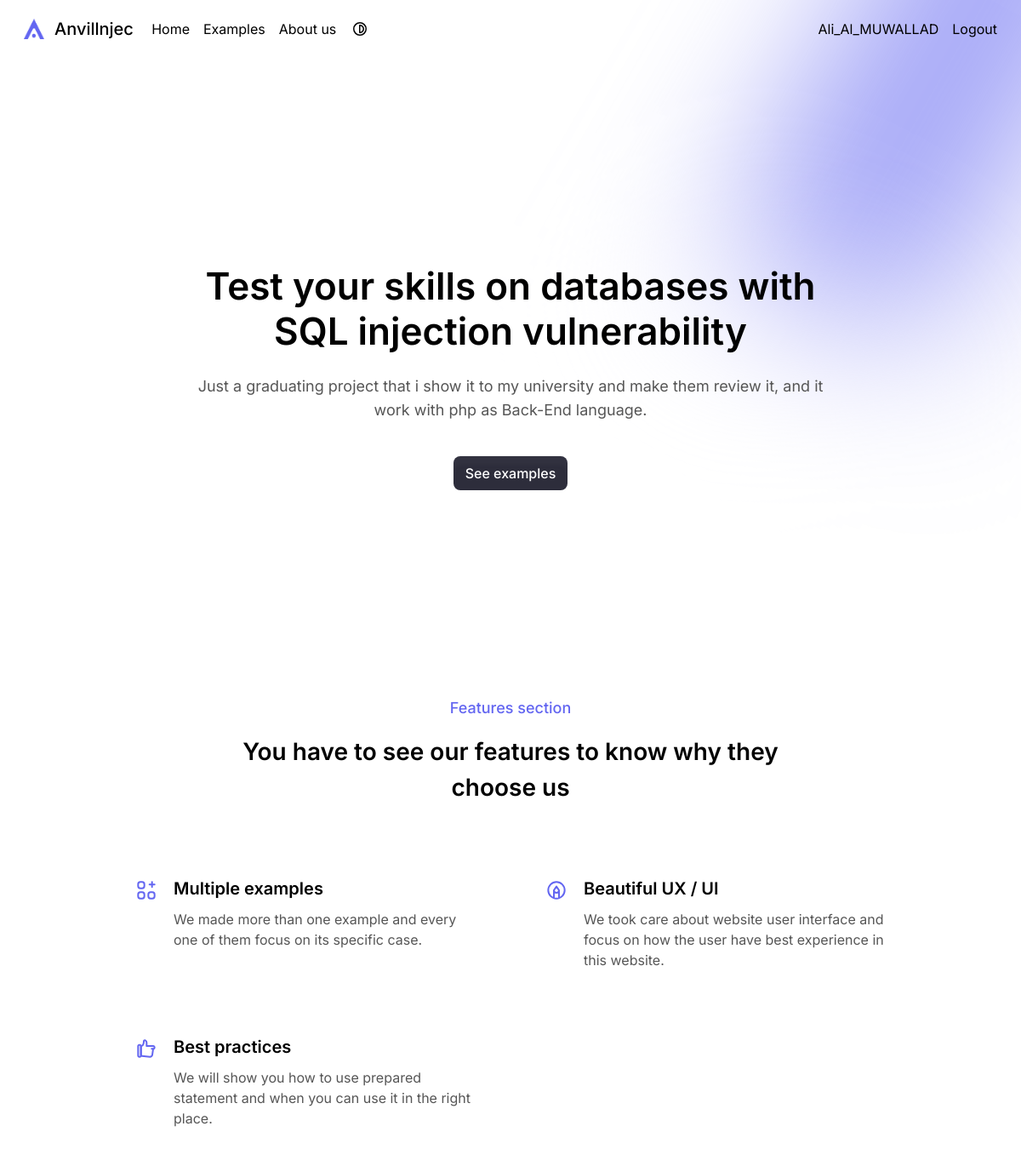
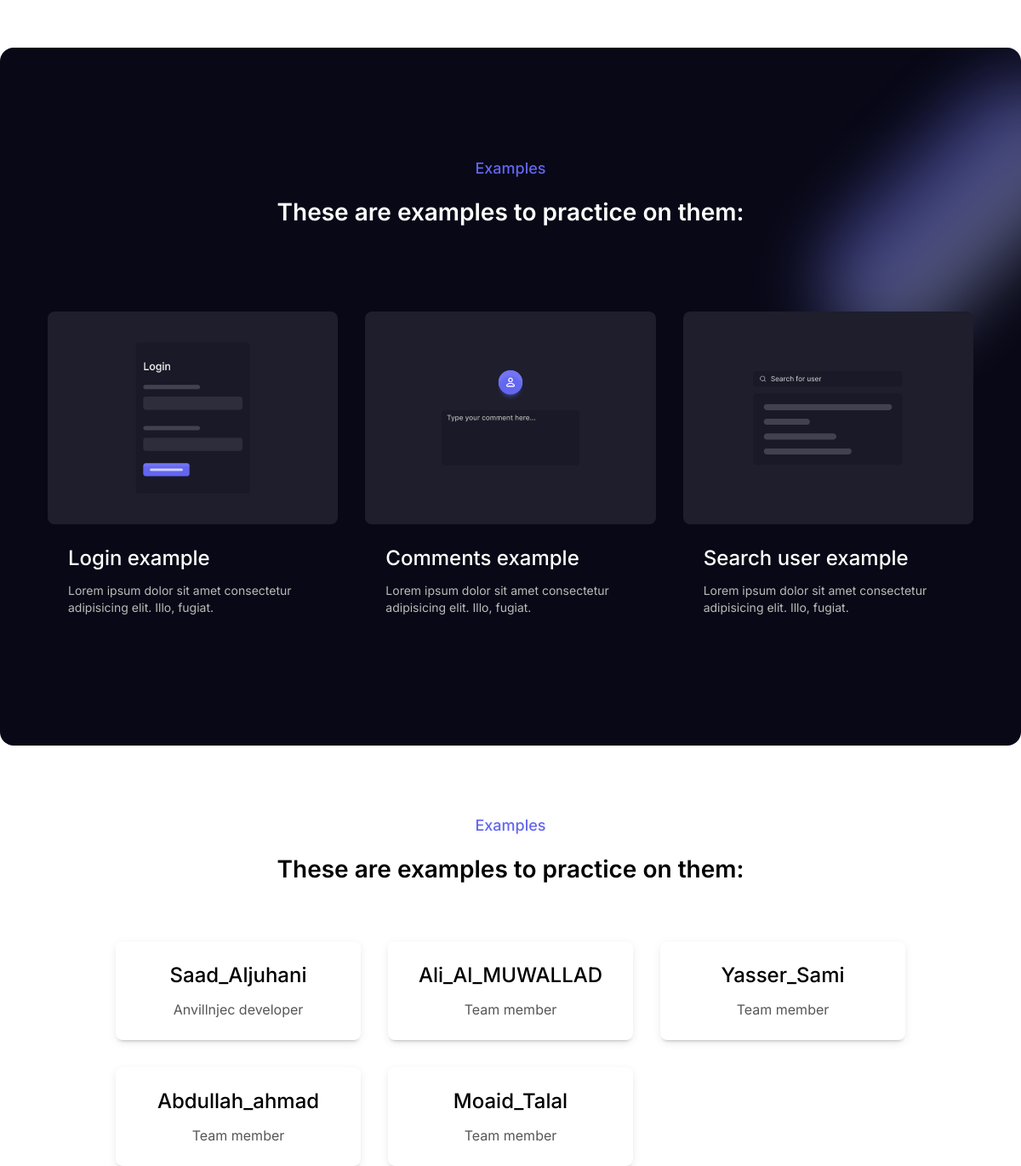
Page /index.php (signed in) on the committed database (2 pictures, top to bottom).
### tables this page shows
CREATE TABLE `users` (
  `id` int NOT NULL,
  `username` text NOT NULL,
  `password` text NOT NULL,
  `bio` varchar(128) DEFAULT NULL,
  `role` varchar(128) NOT NULL DEFAULT 'user'
);

### config/config.php (called while the page is built)
<?php
$config = [
    'app_name' => 'Anvillnjec',
    'app_lang' => 'en',
    'app_dir' => 'ltr',
    'app_assets' => '/anvillnjec/assets/',
    'db_host' => 'localhost',
    'db_username' => 'root',
    'db_password' => '',
    'db_name' => 'anvillnjec_db'
];

### index.php (the view, shortened to what this page needs)
<?php
    require_once __DIR__ . '/templates/header.php';
    $stmt = $mysqli -> query("SELECT * FROM `users`;");
    $users = $stmt -> fetch_all(MYSQLI_ASSOC);
?>
    <div class="absolute -z-10 top-0 left-0 w-full h-full overflow-hidden">
        <div class="relative">
            <div class="absolute scale-50 md:scale-[unset] origin-right w-[274.95px] h-[734.61px] rotate-[30deg] *:inline-block -top-[250.97px] right-[78.02px] -z-10">
                <div class="relative *:absolute left-2/4 -translate-x-2/4 blur-[99.30000305175781px]">
                    <span class="w-14 h-[734.61px] bg-white-50 mix-blend-plus-lighter z-[1]"></span>
                    <span class="w-44 h-[629.85px] bg-primary-500 opacity-60 z-[2]"></span>
                    <span class="w-72 h-[629.85px] bg-primary-500 opacity-30 z-[3]"></span>
                </div>
            </div>
        </div>
    </div>
    <section class="container-full overflow-x-hiddenr h-[750px] relative grid place-items-center px-5 md:px-20 z-10">
        <div class="max-w-[750px] text-center">
            <h1 class="text-4xl md:text-[44px] font-semibold leading-tight md:leading-[53px]">Test your skills on databases with SQL injection vulnerability</h1>
            <p class="text-lg text-dimmed mt-4 md:mt-6">Just a graduating project that i show it to my university and make them review it, and it work with php as Back-End language.</p>
            <div class="grid sm:flex *:w-full sm:*:w-auto items-center justify-center gap-4 sm:gap-6 mt-10">
                <a href="#examples" class="button bg-midnight-700 text-white-50 hover:bg-midnight-600 px-3.5 shadow-[0px_10px_5px_0px_rgba(97,97,111,0.10)_inset] dark:shadow-[0px_4px_6px_-5px_#282836,_0px_8px_6px_-2px_rgba(40,40,54,0.20),0px_10px_5px_0px_rgba(97,97,111,0.10)_inset]">See examples</a>
            </div>
        </div>
    </section>
    <section class="container">
         <div class="section-title-parent">
            <p class="section-title">Features section</p>
            <h1 class="section-description">You have to see our features to know why they choose us</h1>
         </div>
         <div class="grid grid-cols-1 md:grid-cols-2 gap-9 *:flex *:gap-4 *:p-5 mt-16">
            <div>
                <div>
                    <h2 class="text-xl font-semibold">Multiple examples</h2>
                    <p class="text-dimmed mt-2.5">We made more than one example and every one of them focus on its specific case.</p>
                </div>
            </div>
            <div>
                <div>
                    <h2 class="text-xl font-semibold">Beautiful UX / UI</h2>
                    <p class="text-dimmed mt-2.5">We took care about website user interface and focus on how the user have best experience in this website.</p>
                </div>
            </div>
            <div>
                <div>
                    <h2 class="text-xl font-semibold">Best practices</h2>
                    <p class="text-dimmed mt-2.5">We will show you how to use prepared statement and when you can use it in the right place.</p>
                </div>
            </div>
         </div>
    </section>
    <section id="examples" class="container-full z-10 overflow-hidden relative md:px-14 dark:*:text-white-50 dark bg-midnight-950 dark:bg-[#0F0F1D] py-32 mt-20 rounded-lg">
        <div class="absolute top-0 right-0 rotate-45 -z-10">
            <span class="inline-block h-96 w-40 blur-2xl opacity-45 bg-gradient-to-r from-primary-500 to-primary-200 rounded-full"></span>
        </div>
        <div class="section-title-parent">
            <p class="section-title">Examples</p>
            <h1 class="section-description">These are examples to practice on them:</h1>
         </div>
        <div class="grid grid-cols-1 gap-8 md:grid-cols-3 mt-24">
            <a href="login.php" class="card bg-transparent dark:bg-transparent dark:hover:bg-midnight-800 hover:bg-midnight-900">
                <img src="<?= $config['app_assets'] . 'images/login.png' ?>" alt="Login example" class="object-cover rounded h-[250px] w-full">
                <div class="card-content">
                    <h2 class="card-title text-2xl">Login example</h2>
                    <p class="text-sm text-dimmed mt-3">Lorem ipsum dolor sit amet consectetur adipisicing elit. Illo, fugiat.</p>
                </div>
            </a>
            <a href="comments.php" class="card bg-transparent dark:bg-transparent dark:hover:bg-midnight-800 hover:bg-midnight-900">
                <img src="<?= $config['app_assets'] . 'images/comments.png' ?>" alt="Login example" class="object-cover rounded h-[250px] w-full">
                <div class="card-content">
                    <h2 class="card-title text-2xl">Comments example</h2>
                    <p class="text-sm text-dimmed mt-3">Lorem ipsum dolor sit amet consectetur adipisicing elit. Illo, fugiat.</p>
                </div>
            </a>
            <a href="user-search.php" class="card bg-transparent dark:bg-transparent dark:hover:bg-midnight-800 hover:bg-midnight-900">
                <img src="<?= $config['app_assets'] . 'images/search_user.png' ?>" alt="Login example" class="object-cover rounded h-[250px] w-full">
                <div class="card-content">
                    <h2 class="card-title text-2xl">Search user example</h2>
                    <p class="text-sm text-dimmed mt-3">Lorem ipsum dolor sit amet consectetur adipisicing elit. Illo, fugiat.</p>
                </div>
            </a>
        </div>
    </section>
     <section class="container mt-20">
        <div class="section-title-parent">
            <p class="section-title">Examples</p>
            <h1 class="section-description">These are examples to practice on them:</h1>
         </div>
        <div class="grid grid-cols-1 md:grid-cols-3 gap-8 mt-16">
            <?php foreach($users as $user){ ?>
                <div class="card">
                    <div class="card-content text-center">
                        <h1 class="card-title text-2xl"><?= $user['username'] ?></h1>
                        <p class="text-dimmed mt-3"><?= $user['bio'] ?></p>
                    </div>
                </div>
            <?php } ?>
        </div>
     </section>
<?php
    require_once __DIR__ . '/templates/footer.php';
?>

### rows in the picture
users: username "Saad_Aljuhani", bio "Anvillnjec developer"
users: username "Ali_Al_MUWALLAD", bio "Team member"
users: username "Yasser_Sami", bio "Team member"
users: username "Abdullah_ahmad", bio "Team member"
users: username "Moaid_Talal", bio "Team member"

### other values in the picture
$config['app_name'] "Anvillnjec"
$_SESSION['user']['username'] "Ali_Al_MUWALLAD"
